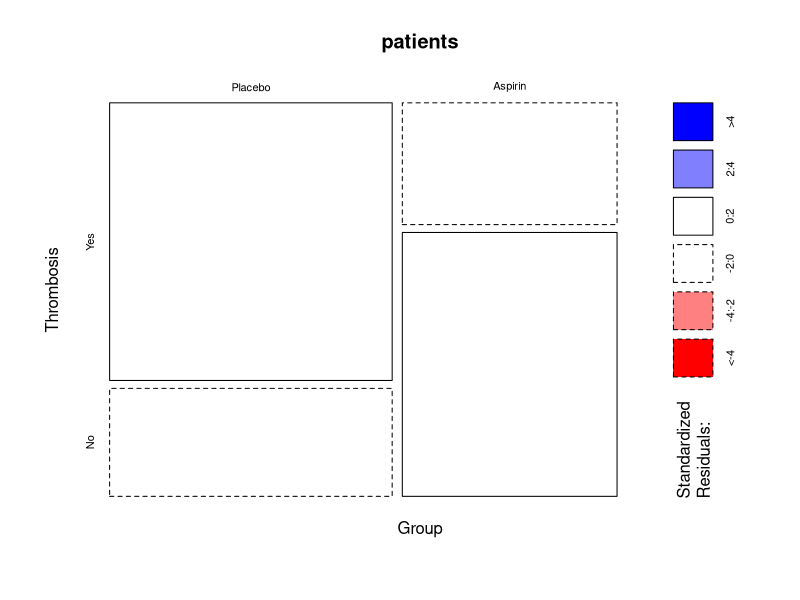
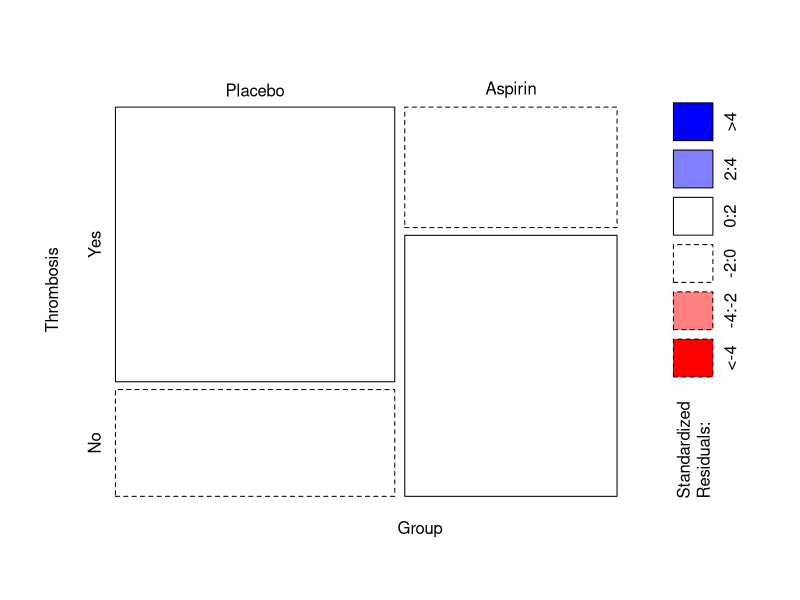
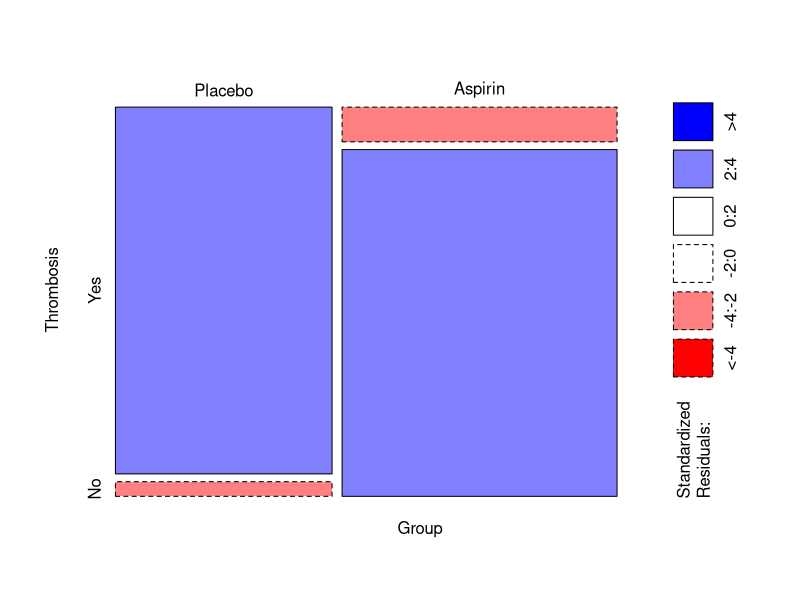

The R source for these figures, in order:
#воссоздадим таблицу
patients <- rbind(c(18, 7), c(6, 13))
#подпишем строки и столбцы
colnames(patients) <- c("Yes", "No")
rownames(patients) <- c("Placebo", "Aspirin")
#вот график, который нам нужен
mosaicplot(patients, color=T, shade=T, ylab="Thrombosis", xlab="Group")
#а вот так можно в точности воспроизвести рисунок, который мы видели
mosaicplot(patients, color=T, shade=T, ylab="Thrombosis", xlab="Group", cex.axis=1, main="")


#воссоздадим таблицу
patients2 <- rbind(c(25, 1), c(3, 30))
#подпишем строки и столбцы
colnames(patients2) <- c("Yes", "No")
rownames(patients2) <- c("Placebo", "Aspirin")
#вот наш график
mosaicplot(patients2, color=T, shade=T, ylab="Thrombosis", xlab="Group", cex.axis=1, main="")